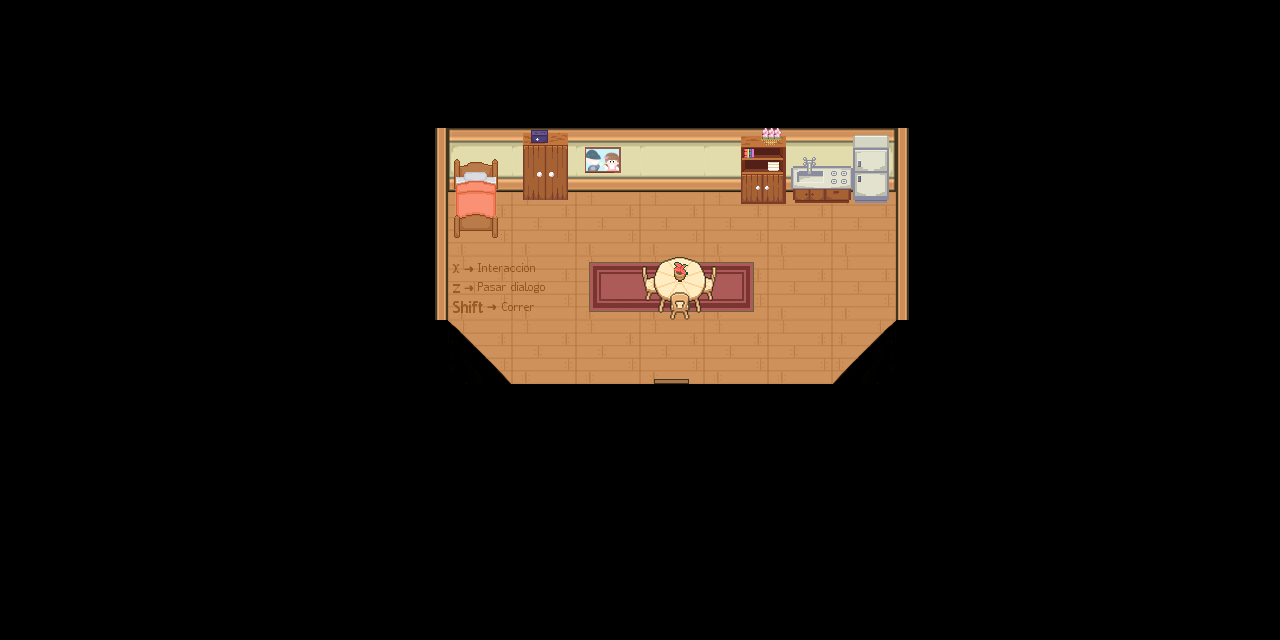

Rendered tile map (Tiled .tmx) drawn with the repository's tilesets; below, a short description and the full map source, tile grids included:
An orthogonal 20x10 tile map with 64x64 px tiles, 6 tile layers (Piso negro, Capa de patrones 1, Capa de patrones 4, Capa de patrones 5, ...) and 11 objects.

<map version="1.5" tiledversion="1.6.0" orientation="orthogonal" renderorder="right-down" width="20" height="10" tilewidth="64" tileheight="64" infinite="0" nextlayerid="11" nextobjectid="17">
 <tileset firstgid="1" source="sprites set.tsx" />
 <layer id="5" name="Piso negro" width="20" height="10">
  <data encoding="csv">
77,77,77,77,77,77,77,77,77,77,77,77,77,77,77,77,77,77,77,77,
77,77,77,77,77,77,77,77,77,77,77,77,77,77,77,77,77,77,77,77,
77,77,77,77,77,77,77,77,77,77,77,77,77,77,77,77,77,77,77,77,
77,77,77,77,77,77,77,77,77,77,77,77,77,77,77,77,77,77,77,77,
77,77,77,77,77,77,77,77,77,77,77,77,77,77,77,77,77,77,77,77,
77,77,77,77,77,77,77,77,77,77,77,77,77,77,77,77,77,77,77,77,
77,77,77,77,77,77,77,77,77,77,77,77,77,77,77,77,77,77,77,77,
77,77,77,77,77,77,77,77,77,77,77,77,77,77,77,77,77,77,77,77,
77,77,77,77,77,77,77,77,77,77,77,77,77,77,77,77,77,77,77,77,
77,77,77,77,77,77,77,77,77,77,77,77,77,77,77,77,77,77,77,77
</data>
 </layer>
 <layer id="1" name="Capa de patrones 1" width="20" height="10">
  <data encoding="csv">
0,0,0,0,0,0,0,0,0,0,0,0,0,0,0,0,0,0,0,0,
0,0,0,0,0,0,0,0,0,0,0,0,0,0,0,0,0,0,0,0,
0,0,0,0,0,0,0,0,79,79,79,79,79,80,0,0,0,0,0,0,
0,0,0,0,0,0,0,73,73,73,73,73,73,73,0,0,0,0,0,0,
0,0,0,0,0,0,0,73,73,73,73,73,73,73,0,0,0,0,0,0,
0,0,0,0,0,0,0,74,73,73,73,73,73,75,0,0,0,0,0,0,
0,0,0,0,0,0,0,0,0,0,0,0,0,0,0,0,0,0,0,0,
0,0,0,0,0,0,0,0,0,0,0,0,0,0,0,0,0,0,0,0,
0,0,0,0,0,0,0,0,0,0,0,0,0,0,0,0,0,0,0,0,
0,0,0,0,0,0,0,0,0,0,0,0,0,0,0,0,0,0,0,0
</data>
 </layer>
 <layer id="8" name="Capa de patrones 4" width="20" height="10">
  <data encoding="csv">
0,0,0,0,0,0,0,0,0,0,0,0,0,0,0,0,0,0,0,0,
0,0,0,0,0,0,0,0,0,0,0,0,0,0,0,0,0,0,0,0,
0,0,0,0,0,0,0,0,0,0,0,0,0,0,0,0,0,0,0,0,
0,0,0,0,0,0,0,0,0,0,0,0,0,0,0,0,0,0,0,0,
0,0,0,0,0,0,0,0,0,0,55,56,0,0,0,0,0,0,0,0,
0,0,0,0,0,0,0,0,0,0,0,0,0,0,0,0,0,0,0,0,
0,0,0,0,0,0,0,0,0,0,0,0,0,0,0,0,0,0,0,0,
0,0,0,0,0,0,0,0,0,0,0,0,0,0,0,0,0,0,0,0,
0,0,0,0,0,0,0,0,0,0,0,0,0,0,0,0,0,0,0,0,
0,0,0,0,0,0,0,0,0,0,0,0,0,0,0,0,0,0,0,0
</data>
 </layer>
 <layer id="9" name="Capa de patrones 5" width="20" height="10">
  <data encoding="csv">
0,0,0,0,0,0,0,0,0,0,0,0,0,0,0,0,0,0,0,0,
0,0,0,0,0,0,0,0,0,0,0,0,0,0,0,0,0,0,0,0,
0,0,0,0,0,0,0,0,0,0,0,0,0,0,0,0,0,0,0,0,
0,0,0,0,0,0,0,0,0,0,0,0,0,0,0,0,0,0,0,0,
0,0,0,0,0,0,0,0,0,55,56,0,0,0,0,0,0,0,0,0,
0,0,0,0,0,0,0,0,0,0,0,0,0,0,0,0,0,0,0,0,
0,0,0,0,0,0,0,0,0,0,0,0,0,0,0,0,0,0,0,0,
0,0,0,0,0,0,0,0,0,0,0,0,0,0,0,0,0,0,0,0,
0,0,0,0,0,0,0,0,0,0,0,0,0,0,0,0,0,0,0,0,
0,0,0,0,0,0,0,0,0,0,0,0,0,0,0,0,0,0,0,0
</data>
 </layer>
 <layer id="7" name="Capa de patrones 3" width="20" height="10">
  <data encoding="csv">
0,0,0,0,0,0,0,0,0,0,0,0,0,0,0,0,0,0,0,0,
0,0,0,0,0,0,0,0,0,0,0,0,0,0,0,0,0,0,0,0,
0,0,0,0,0,0,76,72,42,39,43,66,67,68,51,0,0,0,0,0,
0,0,0,0,0,0,76,84,54,0,0,78,79,80,51,0,0,0,0,0,
0,0,0,0,0,0,76,0,0,0,81,82,0,0,51,0,0,0,0,0,
0,0,0,0,0,0,0,0,0,0,0,0,0,0,0,0,0,0,0,0,
0,0,0,0,0,0,0,0,0,0,0,0,0,0,0,0,0,0,0,0,
0,0,0,0,0,0,0,0,0,0,0,0,0,0,0,0,0,0,0,0,
0,0,0,0,0,0,0,0,0,0,0,0,0,0,0,0,0,0,0,0,
0,0,0,0,0,0,0,0,0,0,0,0,0,0,0,0,0,0,0,0
</data>
 </layer>
 <layer id="10" name="Capa de patrones 6" width="20" height="10">
  <data encoding="csv">
0,0,0,0,0,0,0,0,0,0,0,0,0,0,0,0,0,0,0,0,
0,0,0,0,0,0,0,0,0,0,0,0,0,0,0,0,0,0,0,0,
0,0,0,0,0,0,0,0,0,0,0,0,0,0,0,0,0,0,0,0,
0,0,0,0,0,0,0,0,0,0,0,0,0,0,0,0,0,0,0,0,
0,0,0,0,0,0,0,45,46,0,0,0,0,0,0,0,0,0,0,0,
0,0,0,0,0,0,0,0,0,0,44,0,0,0,0,0,0,0,0,0,
0,0,0,0,0,0,0,0,0,0,0,0,0,0,0,0,0,0,0,0,
0,0,0,0,0,0,0,0,0,0,0,0,0,0,0,0,0,0,0,0,
0,0,0,0,0,0,0,0,0,0,0,0,0,0,0,0,0,0,0,0,
0,0,0,0,0,0,0,0,0,0,0,0,0,0,0,0,0,0,0,0
</data>
 </layer>
 <objectgroup id="6" name="Objetos">
  <object id="6" x="450" y="324">
   <polygon points="0,0 63,62 0,62" />
  </object>
  <object id="7" x="447" y="324">
   <polygon points="0,0 0,-132 -64,-132 -64,0" />
  </object>
  <object id="8" x="448" y="172">
   <polygon points="0,0 447.667,0 447.667,-47 0,-47" />
  </object>
  <object id="9" x="896" y="193">
   <polygon points="0,0 0,128 64,128 64,0" />
  </object>
  <object id="10" x="835" y="383">
   <polygon points="0,0 62,-63 62,0" />
  </object>
  <object id="11" x="514" y="385">
   <polygon points="0,0 321,0 321,64 0,64" />
  </object>
  <object id="12" x="451.75" y="158">
   <polygon points="0,0 47,0.5 47.25,79.5 0,79.75" />
  </object>
  <object id="13" x="521.75" y="131.5">
   <polygon points="0,0 45.5,-0.5 46.25,48.5 0.5,48.75" />
  </object>
  <object id="14" x="647.818" y="269.64">
   <polygon points="0,0 18.1952,-7.92686 54.7348,-8.36724 64.2798,2.05511 64.7273,26.1293 42.9527,42.8638 19.8358,43.4509 1.04399,26.5697" />
  </object>
  <object id="15" x="740.727" y="184.061">
   <polygon points="0,0 45.8182,0 46,-47.7455 -1.63636,-48.9697" />
  </object>
  <object id="16" x="790.75" y="182.875">
   <polygon points="0,0 100.159,0.761364 100.159,-47.6023 -1.11364,-47.7841" />
  </object>
 </objectgroup>
</map>
